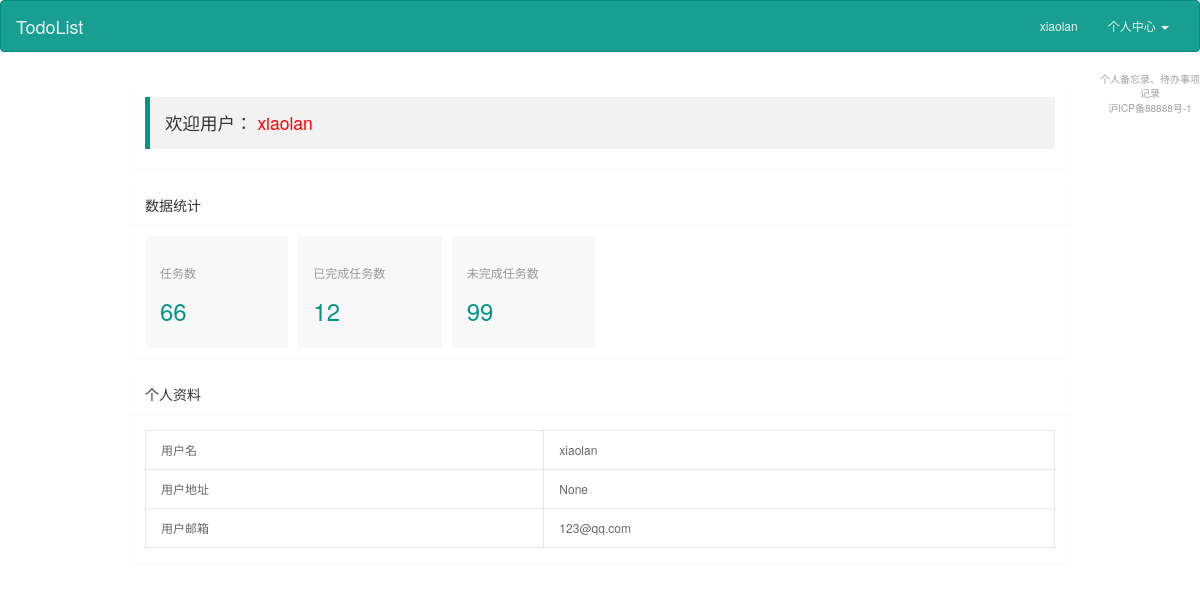
Page /user/2 (signed in) on the earlier database version.
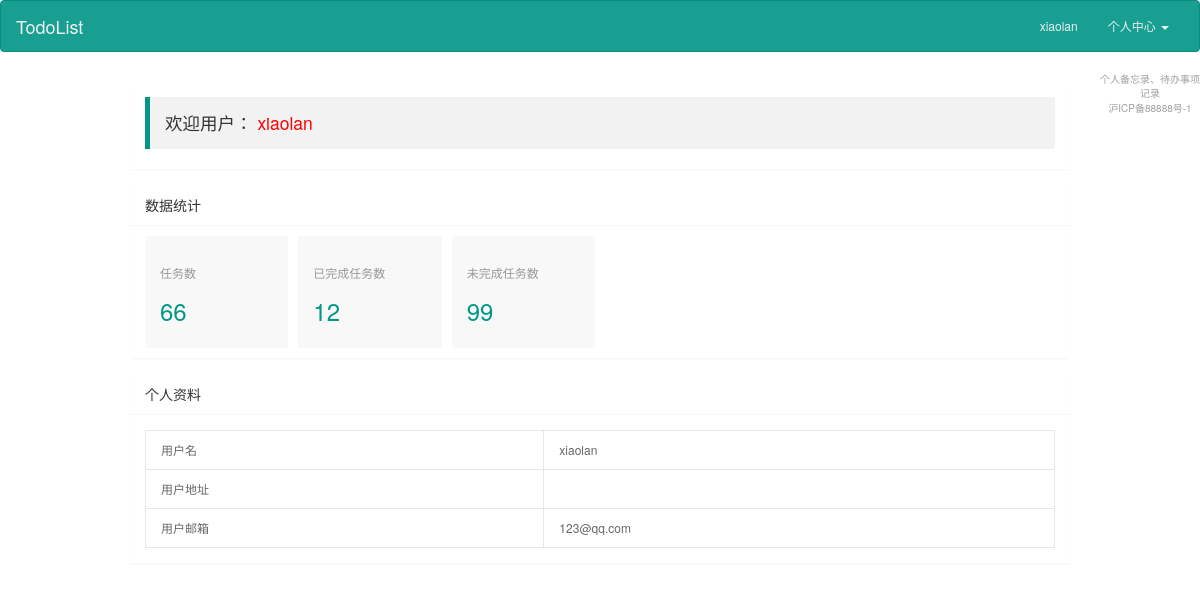
Same page on the later database version.
### app/model.py (models this page shows, shortened)
class User(UserMixin, db.Model):
    __tablename__ = 'users'  # 自定义数据表的表名
    id = db.Column(db.Integer, primary_key=True, autoincrement=True)
    username = db.Column(db.String(100), unique=True, nullable=False)
    password_hash = db.Column(db.String(200), nullable=True)  # 数据库中需要存储加密过的密码
    email = db.Column(db.String(64), unique=True, index=True)
    confirmed = db.Column(db.Boolean, default=False)
    name = db.Column(db.String(64))
    location = db.Column(db.String(64))  # 所在地
    about_me = db.Column(db.Text())  # 自我介绍
    member_since = db.Column(db.DateTime(), default=datetime.utcnow)
    last_seen = db.Column(db.DateTime(), default=datetime.utcnow)
    role_id = db.Column(db.Integer, db.ForeignKey('roles.id'))
    todos = db.relationship('Todo', backref='user')
    categories = db.relationship('Category', backref='user')
    @property
    def password(self):
        raise AttributeError('password is not a readable attribute')

### app/user/views.py (the view)
@user.route('/user/<id>')
@login_required
def get_user(id):
    user = User.query.filter_by(id=id).first()
    if user is None:
       abort(404)
    return render_template('user/user.html', user=user)

### app/auth/views.py (called while the page is built)
@auth.before_app_request
def before_request():
    if current_user.is_authenticated \
            and not current_user.confirmed \
            and request.endpoint[:5] != 'auth.' \
            and request.endpoint != 'static':
        return redirect(url_for('auth.unconfirmed'))

### app/model.py (called while the page is built)
@login_manager.user_loader
def load_user(user_id):
    return User.query.get(int(user_id))

### app/templates/user/user.html (shortened to what the changed rows need)
<!DOCTYPE html>
<html class="x-admin-sm">
<head>
    <link rel="stylesheet" href="{{ url_for('static',filename='css/font.css') }}">
    <link rel="stylesheet" href="{{ url_for('static',filename='css/xadmin.css') }}">
    <link href="https://cdn.jsdelivr.net/npm/bootstrap@3.3.7/dist/css/bootstrap.min.css" rel="stylesheet">
    <link href="/static/css/todo.css" rel="stylesheet">
</head>
<body>
<nav class="navbar navbar-default">
    <div class="container-fluid">
        <div class="collapse navbar-collapse" id="bs-example-navbar-collapse-1">
            <ul class="nav navbar-nav navbar-right">
                {% if current_user.is_authenticated %}
                    <li><a href="{{ url_for('user.get_user', id=current_user.id) }}">{{ current_user.username }}</a>
                    </li>
                    <li class="dropdown">
                        <a href="#" class="dropdown-toggle" data-toggle="dropdown" role="button"
                           aria-haspopup="true" aria-expanded="false">个人中心 <span class="caret"></span></a>
                    </li>
                {% else %}
                    <li><a href="{{ url_for('auth.register') }}">注册</a></li>
                    <li><a href="{{ url_for('auth.login') }}">登录</a></li>
                {% endif %}
            </ul>
        </div>
    </div>
</nav>
<div class="col-lg-10 col-xs-offset-1">
    <div class="layui-fluid">
        <div class="layui-row layui-col-space15">
            <div class="layui-col-md12">
                <div class="layui-card">
                    <div class="layui-card-body ">
                        <blockquote class="layui-elem-quote">欢迎用户：
                            <span class="x-red">{{ current_user.username }}</span>
                        </blockquote>
                    </div>
                </div>
            </div>
            <div class="layui-col-md12">
                <div class="layui-card">
                    <div class="layui-card-body ">
                        <table class="layui-table">
                            <tbody>
                            <tr>
                                <th>用户名</th>
                                <td>{{ current_user.username }}</td>
                            </tr>
                            <tr>
                                <th>用户地址</th>
                                <td>
                                    {{ current_user.location }}
                                </td>
                            </tr>
                            <tr>
                                <th>用户邮箱</th>
                                <td>
                                    {{ current_user.email }}
                                </td>
                            </tr>
                            </tbody>
                        </table>
                    </div>
                </div>
            </div>
        </div>
    </div>
</div>
</body>
</html>

Differences in the rows shown:
changed User "xiaolan": location "None" → (not shown)
